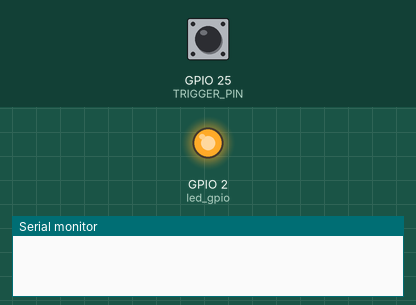
Simulated run of this sketch. Board: ESP32. On the bench: output pins drawn as LEDs (lit = HIGH), the last lines printed to the serial monitor. Dashed ring = blinking. The inputs (shaded band) are chosen by the test bench; at power-on: GPIO 25 (TRIGGER_PIN) HIGH. WiFi joins after 1.5 s; servers stay silent unless stated. At 9.5 s the program restarts the board; the recording ends there.

Above: at 0.1 s.
At 3.2 s:
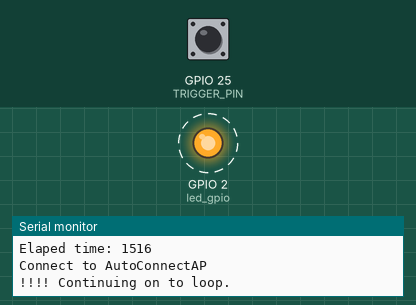
3.3 s: GPIO 25 (TRIGGER_PIN) pulled LOW for 0.15 s
6.4 s: GPIO 25 (TRIGGER_PIN) driven LOW
At 6.4 s:
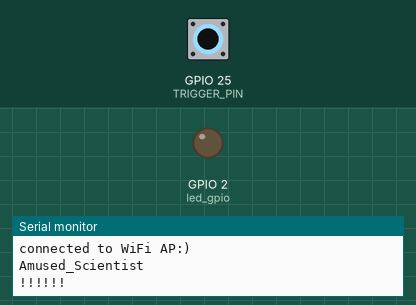
Timing chart, 0 to 9.4 s (numbered marks = the images above; inputs shaded):
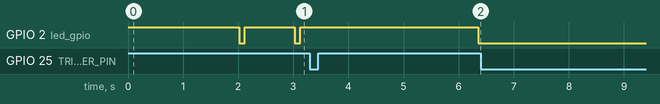

The sketch:

WiFiManagerAdvancedWithWink.ino
```cpp
/**
 * File: WiFiManagerAdvancedWithWink
 * Modified by: Forrest Lee Erickson
 * Date: 20201201
 *
 * WiFiManager advanced demo, contains advanced configurartion options
 * Implements TRIGGEN_PIN button press, press for on demand configportal, hold for 3 seconds for reset settings.
 */
#include <WiFiManager.h> // https://github.com/tzapu/WiFiManager

// Once in main loop, press and hold this pin to reset stored settings for wireless AP.
#define TRIGGER_PIN 25

//For on board blue LED.
const int led_gpio = 2;
int lastLEDtime = 0;
int nextLEDchange = 100; //time in ms.

//AP Station SSID and password
const char* SSID_AP = "Amused_Scientist";  // Amused Scientist AP.
const char* passwordAP = "cautionAS";  // Amused Scientist pw.
//const int32_t APCHANNEL = 1;          // AP channel.
const int32_t APCHANNEL = 6;          // AP channel default.
const char* COUNTRY = "US";           // CN and JP also possible.
const int32_t setupTimeOut = 120;      //Generous two minuets for setup to WiFi LAN

WiFiManager wm; // global wm instance
WiFiManagerParameter custom_field; // global param ( for non blocking w params )

void setup() {
  pinMode(led_gpio, OUTPUT);      // set the LED pin mode
  digitalWrite(led_gpio, HIGH);   // turn the LED on (HIGH is the voltage level)
  pinMode(TRIGGER_PIN, INPUT_PULLUP);

  Serial.begin(115200);
  Serial.setDebugOutput(true);
  delay(500);
  Serial.println("\n Starting WiFiManagerAdvancedWithWink");

    WiFi.mode(WIFI_STA); // explicitly set mode, esp defaults to STA+AP
  // wm.resetSettings(); // wipe settings

  // add a custom input field
  int customFieldLength = 40;
  // new (&custom_field) WiFiManagerParameter("customfieldid", "Custom Field Label", "Custom Field Value", customFieldLength,"placeholder=\"Custom Field Placeholder\"");

  // test custom html input type(checkbox)
  // new (&custom_field) WiFiManagerParameter("customfieldid", "Custom Field Label", "Custom Field Value", customFieldLength,"placeholder=\"Custom Field Placeholder\" type=\"checkbox\""); // custom html type

  // test custom html(radio)
  const char* custom_radio_str = "<br/><label for='customfieldid'>Custom Field Label</label><input type='radio' name='customfieldid' value='1' checked> One<br><input type='radio' name='customfieldid' value='2'> Two<br><input type='radio' name='customfieldid' value='3'> Three";
  new (&custom_field) WiFiManagerParameter(custom_radio_str); // custom html input

  wm.addParameter(&custom_field);
  Serial.print("Save Parameters count: ");
  Serial.println(wm.getParametersCount());
//  Serial.println(&&wm.getParameters(1));
  wm.setSaveParamsCallback(saveParamCallback);

  wm.setWiFiAPChannel(APCHANNEL);   //FLE added 20201201
  wm.setCountry(COUNTRY);   //FLE added 20201201  must be defined in WiFiSetCountry, US, JP, CN

  // Custom web page menu via array or vector
  // menu tokens, "wifi","wifinoscan","info","param","close","sep","erase","restart","exit" (sep is seperator) (if param is in menu, params will not show up in wifi page!)
  // const char* menu[] = {"wifi","info","param","sep","restart","exit"};
  // wm.setMenu(menu,6);
  std::vector<const char *> menu = {"wifi","info","param","sep","restart","exit"};
  wm.setMenu(menu);

  // set web page dark theme
  wm.setClass("invert");

  //set static ip
  // wm.setSTAStaticIPConfig(IPAddress(10,0,1,99), IPAddress(10,0,1,1), IPAddress(255,255,255,0)); // set static ip,gw,sn
  // wm.setShowStaticFields(true); // force show static ip fields
  // wm.setShowDnsFields(true);    // force show dns field always

    wm.setConfigPortalTimeout(setupTimeOut); // auto close configportal after n seconds
  // wm.setCaptivePortalEnable(false); // disable captive portal redirection
  // wm.setAPClientCheck(true); // avoid timeout if client connected to softap

  // wifi scan settings
  // wm.setRemoveDuplicateAPs(false); // do not remove duplicate ap names (true)
  // wm.setMinimumSignalQuality(20);  // set min RSSI (percentage) to show in scans, null = 8%
  // wm.setShowInfoErase(false);      // do not show erase button on info page
  // wm.setScanDispPerc(true);       // show RSSI as percentage not graph icons

  // wm.setBreakAfterConfig(true);   // always exit configportal even if wifi save fails

  int startConnectTime = 0;
  startConnectTime = millis();
  Serial.print("Start connection at: "); Serial.println(startConnectTime);

  bool res;                         //Catch return results.
  // res = wm.autoConnect(); // auto generated AP name from chipid
  // res = wm.autoConnect("AutoConnectAP"); // anonymous ap
//  res = wm.autoConnect("AutoConnectAP","password"); // password protected ap hard coded.
  res = wm.autoConnect(SSID_AP,passwordAP); // password protected ap hard coded.
  IPAddress apIP(192, 168, 1, 1);
  WiFi.softAPConfig(apIP, apIP, IPAddress(255, 255, 255, 0));
//  wm.softAPConfig(apIP, apIP, IPAddress(255, 255, 255, 0));


//  res = wm.autoConnect(SSID_AP,passwordAP); // password protected ap
  delay(10);
  Serial.print("Finished autoConnect at: ");
  Serial.println(millis());
  Serial.print("Elaped time: ");
  Serial.println((millis()-startConnectTime));

  if(!res) {
    Serial.print("Failed to connect to ");
//    Serial.print(SSID_AP);
    Serial.print(wm.getConfigPortalSSID());
//    Serial.print(wm.getID();
    Serial.println(" hit timeout");
    // ESP.restart();
  }
  else {
    //if you get here you have connected to the WiFi
    Serial.print("Connect to ");
    Serial.println(wm.getConfigPortalSSID());
  }
  Serial.println("!!!! Continuing on to loop.");
}// End setup

void checkButton(){
  // check for button press
  if ( digitalRead(TRIGGER_PIN) == LOW ) {
    // poor mans debounce/press-hold, code not ideal for production
    delay(50);
    if( digitalRead(TRIGGER_PIN) == LOW ){
      Serial.println("Button Pressed");
      // still holding button for 3000 ms, reset settings, code not ideaa for production
      delay(3000); // reset delay hold
      if( digitalRead(TRIGGER_PIN) == LOW ){
        Serial.println("Button Held");
        Serial.println("Erasing Config, restarting");
        wm.resetSettings();
        ESP.restart();
      }

      // start portal w delay
      Serial.println("Starting config portal");
      wm.setConfigPortalTimeout(120);

//      if (!wm.startConfigPortal("OnDemandAP","password")) {
      if (!wm.startConfigPortal(SSID_AP,passwordAP)) {
        Serial.println("failed to connect 'SSID_AP' or hit timeout");
        delay(3000);
        // ESP.restart();
      } else {
        //if you get here you have connected to the WiFi
        Serial.println("connected to WiFi AP:)");
        Serial.println(SSID_AP);
        Serial.println("!!!!!!");
      }
    }// button pressed debounced success
  }
}// end check button.


String getParam(String name){
  //read parameter from server, for customhmtl input
  Serial.println("getParam fired with value: ");
  String value;
  if(wm.server->hasArg(name)) {
    value = wm.server->arg(name);
    Serial.println(value);
  }
  return value;
}

void saveParamCallback(){
  Serial.println("[CALLBACK] saveParamCallback fired");
  Serial.println("PARAM customfieldid = " + getParam("customfieldid"));
}

void loop() {
  checkButton();
  // put your main code here, to run repeatedly:

  //Wink the LED
  if ((millis()-lastLEDtime)>nextLEDchange){
//    Serial.print("LED test >=0. "); Serial.print(lastLEDtime); Serial.print(" ");  Serial.println(millis());
    if(digitalRead(led_gpio)==LOW){
     digitalWrite(led_gpio, HIGH);   // turn the LED on (HIGH is the voltage level)
     lastLEDtime = millis();
     nextLEDchange = 900;
    }else{
      digitalWrite(led_gpio, LOW);   // turn the LED on (HIGH is the voltage level)
     lastLEDtime = millis();
     nextLEDchange = 100;
    }
  }//LED change

}// end loop
```

Measured:
- after the input at 6.4 s, GPIO 2 (led_gpio): stops changing and stays LOW
